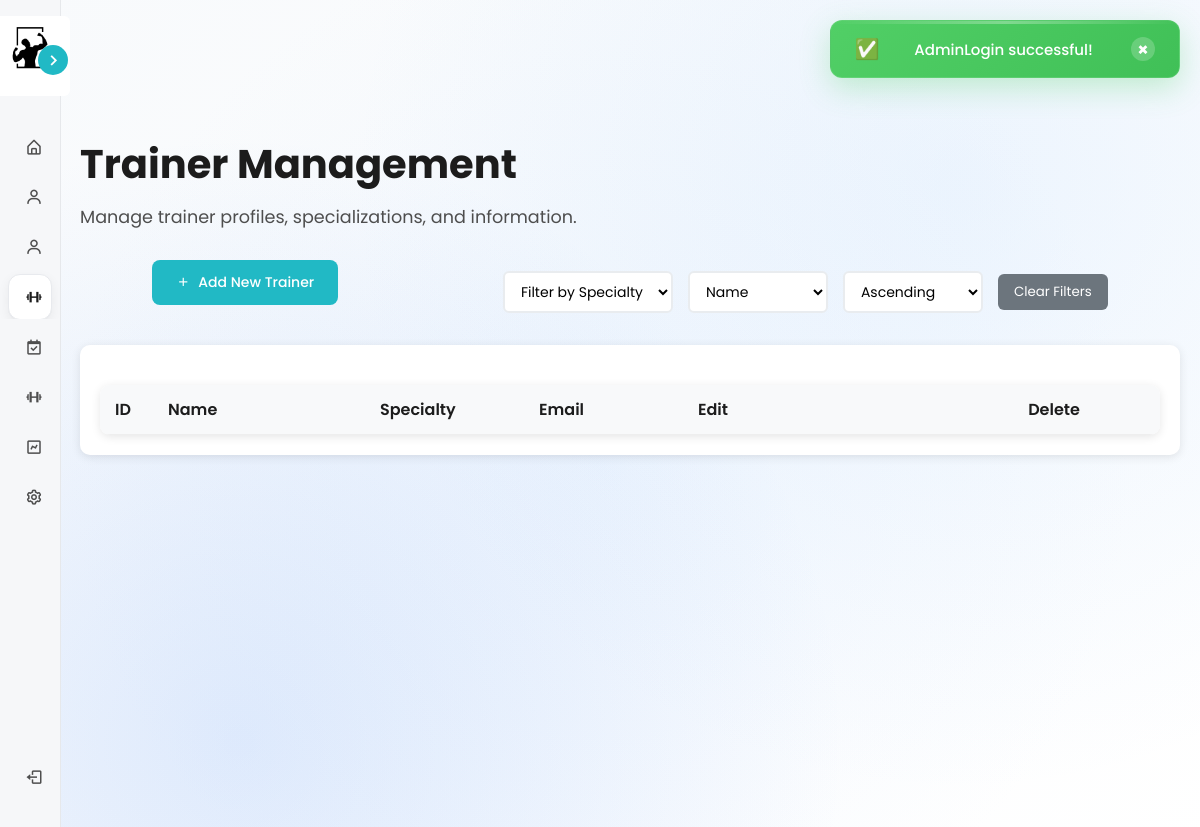
/views/admin/trainers.php (signed in), run on an earlier commit of the app's database.
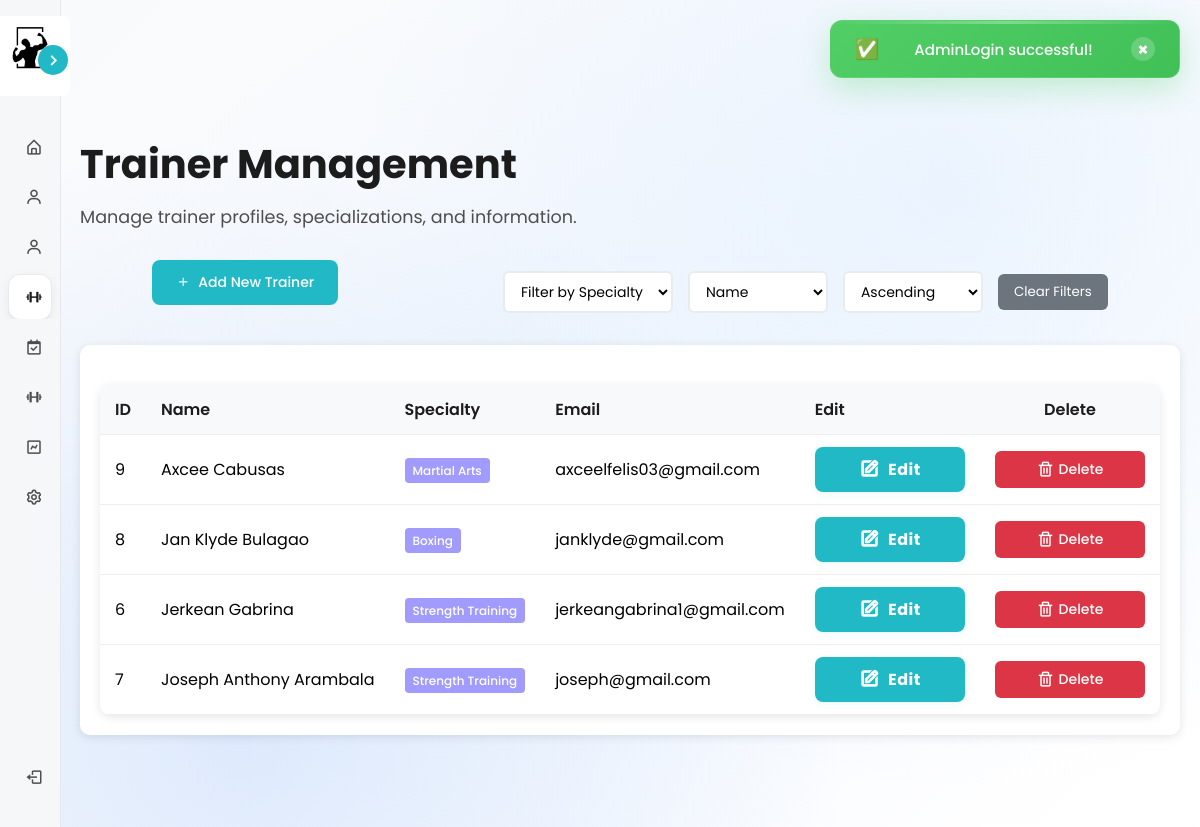
And on a later commit of the database.
### tables this page shows
CREATE TABLE `trainers` (
  `trainer_id` int(11) NOT NULL,
  `user_id` int(11) NOT NULL,
  `full_name` varchar(100) NOT NULL,
  `specialty` varchar(100) DEFAULT NULL,
  `experience` varchar(50) DEFAULT NULL,
  `rating` decimal(3,2) DEFAULT 4.50,
  `total_clients` int(11) DEFAULT 0,
  `total_sessions` int(11) DEFAULT 0,
  `description` text DEFAULT NULL,
  `phone` varchar(20) DEFAULT NULL,
  `email` varchar(100) DEFAULT NULL,
  `image` text DEFAULT NULL
);

### controllers/AdminController.php (called while the page is built, shortened)
<?php
require_once __DIR__ . '/../config/database.php';
require_once __DIR__ . '/../models/Member.php';
require_once __DIR__ . '/../models/Trainer.php';
class AdminController {
    private $db;
    public function __construct() {
        $database = new Database();
        $this->db = $database->getConnection();
    }
    public function getAllTrainers($filter_specialty = null, $sort_by = 'trainer_id', $sort_order = 'ASC') {
        try {
            $where_clauses = [];
            $params = [];
            $where_sql = !empty($where_clauses) ? "WHERE " . implode(" AND ", $where_clauses) : "";
            $valid_sort_columns = ['trainer_id', 'full_name', 'email', 'specialty'];
            $sort_order = strtoupper($sort_order) === 'ASC' ? 'ASC' : 'DESC';
            $sql = "SELECT t.*, u.username FROM trainers t JOIN users u ON t.user_id = u.user_id $where_sql ORDER BY t.$sort_by $sort_order";
            $stmt = $this->db->prepare($sql);
            $stmt->execute();
            return $stmt->fetchAll(PDO::FETCH_ASSOC);
        } catch (PDOException $e) {
            error_log("Get all trainers error: " . $e->getMessage());
            return [];
        }
    }
}
?>

### config/database.php (called while the page is built, shortened)
<?php
class Database {
    private $host = "localhost";
    private $db_name = "gymmanagement";
    private $username = "root";
    private $password = "";
    public function getConnection() {
        $this->conn = null;
        try {
            $this->conn = new PDO("mysql:host=" . $this->host . ";dbname=" . $this->db_name,
                                   $this->username, $this->password);
            $this->conn->exec("set names utf8");
        } catch(PDOException $exception) {
            echo "Connection error: " . $exception->getMessage();
        }
        return $this->conn;
    }
}
?>

### models/Member.php (called while the page is built, shortened)
<?php
require_once __DIR__ . '/../config/database.php';
class Member {
    public function __construct() {
        $database = new Database();
    }
}

### models/Trainer.php (called while the page is built, shortened)
<?php
require_once __DIR__ . '/../config/database.php';
class Trainer {
    public function __construct() {
        $database = new Database();
    }
}
?>

### views/admin/trainers.php (the view, shortened to what the changed rows need)
<?php
require_once '../../controllers/AdminController.php';
$adminController = new AdminController();
$filter_specialty = $_GET['filter_specialty'] ?? null;
$sort_by = $_GET['sort_by'] ?? 'full_name';
$sort_order = $_GET['sort_order'] ?? 'ASC';
$trainers = $adminController->getAllTrainers($filter_specialty, $sort_by, $sort_order);
?>
<!DOCTYPE html>
<html lang="en">
<head>
    <link rel="stylesheet" href="../../assets/css/member_styles.css">
    <link rel="stylesheet" href="../../assets/css/modal_styles.css">
    <link rel="stylesheet" href="../../assets/css/admin_users_styles.css">
    <link href='https://unpkg.com/boxicons@2.1.4/css/boxicons.min.css' rel='stylesheet'>
</head>
<body>
    <?php include '../components/dynamic_sidebar.php'; ?>
    <div class="main-content">
        <div class="content-wrapper">
            <div class="dashboard-header">
                <h1>Trainer Management</h1>
            </div>
            <div class="card">
                <table class="users-table" id="trainersTable">
                    <thead>
                        <tr>
                            <th>ID</th>
                            <th>Name</th>
                            <th>Specialty</th>
                            <th>Email</th>
                            <th>Edit</th>
                            <th>Delete</th>
                        </tr>
                    </thead>
                    <tbody>
                        <?php foreach ($trainers as $trainer): ?>
                        <tr>
                            <td><?php echo htmlspecialchars($trainer['trainer_id']); ?></td>
                            <td><span class="truncate-1" title="<?php echo htmlspecialchars($trainer['full_name']); ?>"><?php echo htmlspecialchars($trainer['full_name']); ?></span></td>
                            <td>
                                <span class="role-badge role-trainer">
                                    <span class="truncate-1" title="<?php echo htmlspecialchars($trainer['specialty'] ?? 'General'); ?>"><?php echo htmlspecialchars($trainer['specialty'] ?? 'General'); ?></span>
                                </span>
                            </td>
                            <td><span class="truncate-1" title="<?php echo htmlspecialchars($trainer['email']); ?>"><?php echo htmlspecialchars($trainer['email']); ?></span></td>
                            <td>
                                <button class="action-btn btn-edit"
                                    onclick="openEditTrainerModal(<?php echo $trainer['trainer_id']; ?>, '<?php echo htmlspecialchars($trainer['full_name']); ?>', '<?php echo htmlspecialchars($trainer['specialty'] ?? ''); ?>', '<?php echo htmlspecialchars($trainer['phone'] ?? ''); ?>', '<?php echo htmlspecialchars($trainer['email']); ?>')"
                                    title="Edit Trainer">
                                    <i class='bx bx-edit'></i> Edit
                                </button>
                            </td>
                            <td>
                                <button class="action-btn btn-delete"
                                    onclick="openDeleteTrainerModal(<?php echo $trainer['trainer_id']; ?>, '<?php echo htmlspecialchars($trainer['full_name']); ?>')"
                                    title="Delete Trainer">
                                    <i class='bx bx-trash'></i> Delete
                                </button>
                            </td>
                        </tr>
                        <?php endforeach; ?>
                    </tbody>
                </table>
            </div>
        </div>
    </div>

### views/components/dynamic_sidebar.php (shortened to what the changed rows need)
<?php
$user_role = $_SESSION['role'] ?? 'guest';
$config_path = __DIR__ . '/../../config/sidebar_config.php';
if (file_exists($config_path)) {
    $menu_configs = include $config_path;
}
$current_config = $menu_configs[$user_role] ?? $menu_configs['guest'];
$current_page = basename($_SERVER['PHP_SELF']);
?>
<nav class="sidebar close" id="dynamicSidebar">
    <div class="menu-bar">
        <div class="menu">
            <ul class="menu-links">
                <?php
                $current_section = null;
                $section_count = 0;
                foreach ($current_config['items'] as $idx => $item) {
                    if (isset($item['type']) && $item['type'] === 'section') {
                        if ($current_section !== null) {
                            echo "</ul>\n";
                        }
                        $current_section = $item['label'];
                        $section_id = "collapsible-section-$section_count";
                        echo "<ul class='menu-collapsible' id='$section_id'>\n";
                        $section_count++;
                        continue;
                    }
                    $is_active = isset($item['active']) && $item['active'];
                    if (isset($item['url']) && basename($item['url']) === $current_page) $is_active = true;
                    if (isset($item['type']) && $item['type'] === 'dropdown') {
                        echo "<li class=\"nav-link " . ($is_active ? 'active' : '') . "\">";
                        echo "<button class='dropdown-btn'><i class='bx " . htmlspecialchars($item['icon']) . " icon'></i><span class='text nav-text'>" . htmlspecialchars($item['text']) . "</span><i class='bx bx-chevron-down dropdown-arrow'></i></button></li>\n";
                        echo "<div class='dropdown-container'>";
                        foreach ($item['submenu'] as $subitem) {
                            echo "<a href='" . htmlspecialchars($subitem['url']) . "'><span class='text nav-text'>" . htmlspecialchars($subitem['text']) . "</span></a>\n";
                        }
                        echo "</div>\n";
                    } else {
                        echo "<li class=\"nav-link " . ($is_active ? 'active' : '') . "\"><a href=\"" . htmlspecialchars($item['url']) . "\" data-tooltip=\"" . htmlspecialchars($item['text']) . "\"><i class='bx " . htmlspecialchars($item['icon']) . " icon'></i><span class='text nav-text'>" . htmlspecialchars($item['text']) . "</span></a></li>\n";
                    }
                }
                if ($current_section !== null) {
                    echo "</ul>\n";
                }
                ?>
            </ul>
        </div>
    </div>
</nav>
<link rel="stylesheet" href="../../assets/css/modal_styles.css">

What changed in the data, as far as the page shows it:
added trainers: trainer_id "9", full_name "Axcee Cabusas", specialty "Martial Arts", email "axceelfelis03@gmail.com"
added trainers: trainer_id "8", full_name "Jan Klyde Bulagao", specialty "Boxing", email "janklyde@gmail.com"
added trainers: trainer_id "6", full_name "Jerkean Gabrina", specialty "Strength Training", email "jerkeangabrina1@gmail.com"
added trainers: trainer_id "7", full_name "Joseph Anthony Arambala", specialty "Strength Training", email "joseph@gmail.com"
